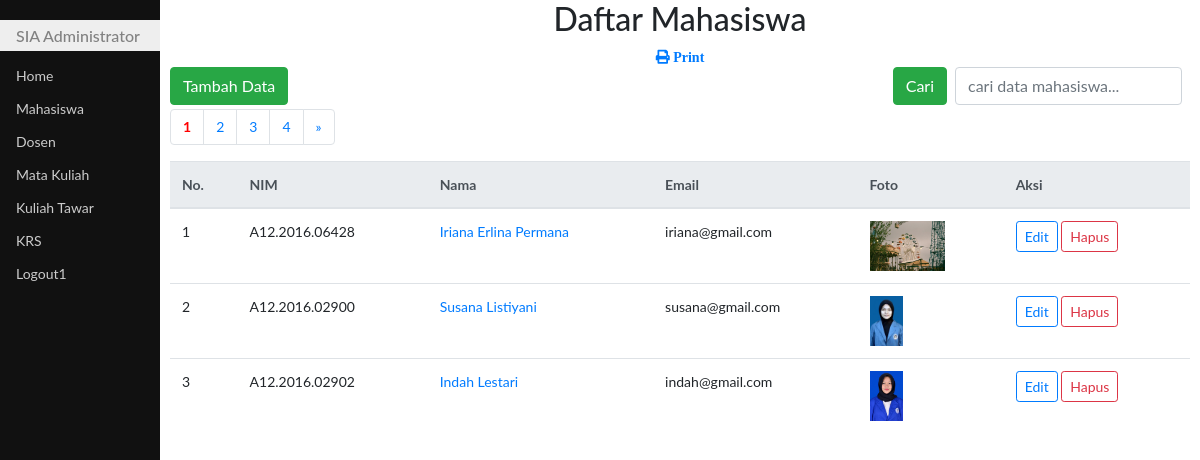
/updateMhs.php, run on the app's committed database.
### tables this page shows
CREATE TABLE `mhs` (
  `id` int(11) NOT NULL,
  `nim` char(14) DEFAULT NULL,
  `nama` varchar(50) DEFAULT NULL,
  `email` varchar(50) DEFAULT NULL,
  `foto` varchar(25) DEFAULT NULL
);

### updateMhs.php (the view, shortened to what this page needs)
<!DOCTYPE html>
<html>
<head>
	<link rel="stylesheet" type="text/css" href="bootstrap4/css/bootstrap.css">
	<link rel="stylesheet" type="text/css" href="css/styleku.css">
	<link rel="stylesheet" href="https://use.fontawesome.com/releases/v5.7.0/css/all.css">
</head>
<body>
<?php
require "fungsi.php";
$jmlDataPerHal = 3;
if (isset($_POST['cari'])){
	$cari=$_POST['cari'];
	$sql="select * from mhs where nim like'%$cari%' or
						  nama like '%$cari%' or
						  email like '%$cari%'";
}else{
	$sql="select * from mhs";
}
$qry = mysqli_query($koneksi,$sql) or die(mysqli_error($koneksi));
$jmlData = mysqli_num_rows($qry);
$jmlHal = ceil($jmlData / $jmlDataPerHal);
if (isset($_GET['hal'])){
	$halAktif=$_GET['hal'];
}else{
	$halAktif=1;
}
$awalData=($jmlDataPerHal * $halAktif)-$jmlDataPerHal;
$kosong=false;
if (isset($_POST['cari'])){
	$cari=$_POST['cari'];
	$sql="select * from mhs where nim like'%$cari%' or
						  nama like '%$cari%' or
						  email like '%$cari%'
						  limit $awalData,$jmlDataPerHal";
}else{
	$sql="select * from mhs limit $awalData,$jmlDataPerHal";
}
$hasil=mysqli_query($koneksi,$sql) or die(mysqli_error($koneksi));
?>
<div class="utama">
	<h2 class="text-center">Daftar Mahasiswa</h2>
	<div class="text-center"><a href="prnMhsPdf.php"><span class="fas fa-print">&nbsp;Print</span></a></div>
	<span class="float-left">
		<a class="btn btn-success" href="addMhs.php">Tambah Data</a>
	</span>
	<span class="float-right">
		<form action="" method="post" class="form-inline">
			<button class="btn btn-success" type="submit">Cari</button>
			<input class="form-control mr-2 ml-2" type="text" name="cari" placeholder="cari data mahasiswa..." autofocus autocomplete="off">
		</form>
	</span>
	<br><br>
	<ul class="pagination">
		<?php
		for($i=1;$i<=$jmlHal;$i++){
			if ($i==$halAktif){
				echo "<li class='page-item'><a class='page-link' href=?hal=$i style='font-weight:bold;color:red;'>$i</a></li>";
			}else{
				echo "<li class='page-item'><a class='page-link' href=?hal=$i>$i</a></li>";
			}
		}
		if ($halAktif<$jmlHal){
			$forward=$halAktif+1;
			echo "<li class='page-item'><a class='page-link' href=?hal=$forward>&raquo;</a></li>";
		}
		?>
	</ul>
	<table class="table table-hover">
	<thead class="thead-light">
	<tr>
		<th>No.</th>
		<th>NIM</th>
		<th>Nama</th>
		<th>Email</th>
		<th>Foto</th>
		<th>Aksi</th>
	</tr>
	</thead>
	<tbody>
	<?php
	if ($kosong){
		?>
		<tr><th colspan="6">
			<div class="alert alert-info alert-dismissible fade show text-center">
			Data tidak ada
			</div>
		</th></tr>
		<?php
	}else{
		if($awalData==0){
			$no=$awalData+1;
		}else{
			$no=$awalData;
		}
		while($row=mysqli_fetch_assoc($hasil)){
			?>
			<tr>
				<td><?php echo $no++?></td>
				<td><?php echo $row["nim"]?></td>
				<td><a href="tampilKrs.php?nim=<?php echo $row['nim']?>"><?php echo $row["nama"]?></a></td>
				<td><?php echo $row["email"]?></td>
				<td><img src="<?php echo $row["foto"]?>" height="50"></td>
				<td>
				<a class="btn btn-outline-primary btn-sm" href="editMhs.php?kode=<?php echo $row['id']?>">Edit</a>
				<a class="btn btn-outline-danger btn-sm" href="hpsMhs.php?kode=<?php echo $row["id"]?>" id="linkHps" onclick="return confirm('Yakin dihapus nih?')">Hapus</a>
				</td>
			</tr>
			<?php
		}
	}
	?>
	</tbody>
	</table>
</div>
</body>
</html>

### css/styleku.css (style rules this page uses)
body { font-family: "Lato", sans-serif; }
.menusamping { height: 100%; width: 160px; position: fixed; z-index: 1; top: 0; left: 0; background-color: #111; overflow-x: hidden; padding-top: 20px; }
.menusamping a { padding: 6px 8px 6px 16px; text-decoration: none; font-size: 14px; color: #ccc; display: block; }
.menusamping h1 { padding: 6px 8px 6px 16px; text-decoration: none; font-size: 16px; color: #818181; background-color:#eee; display: block; }
.utama { margin-left: 160px; font-size: 14px; padding: 0px 10px; }

### data on the page
mhs: nim "A12.2016.06428", nama "Iriana Erlina Permana", email "iriana@gmail.com", foto (picture)
mhs: nim "A12.2016.02900", nama "Susana Listiyani", email "susana@gmail.com", foto (picture)
mhs: nim "A12.2016.02902", nama "Indah Lestari", email "indah@gmail.com", foto (picture)
